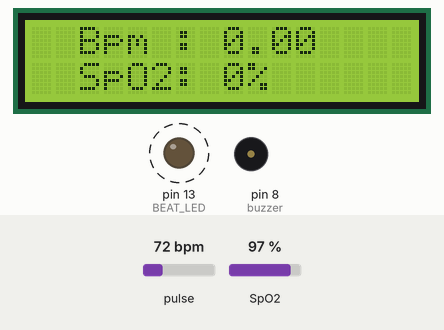
This sketch was run on a simulated Arduino Uno, built with avr-gcc and run on an emulated ATmega328P. Parts: 16×2 character LCD, output pins drawn as LEDs (lit = HIGH), buzzer (waves = sounding). Dashed ring = blinking. The inputs (shaded band) are chosen by the test bench; at power-on: pulse 72 bpm, SpO2 97 %. Pins used as bus, display or sensor lines are not drawn.

Above: at 2.2 s.
2.3 s: pulse set to 158 bpm
At 3.65 s:
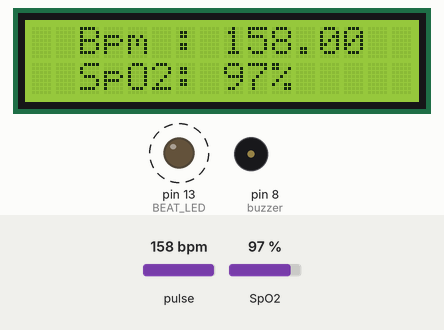
4.9 s: SpO2 set to 95 %
At 6.1 s:
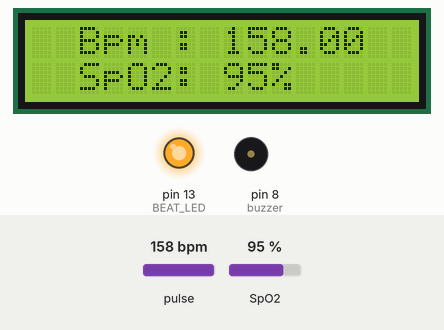
Timing chart, 0 to 13.9 s (numbered marks = the images above; inputs shaded):
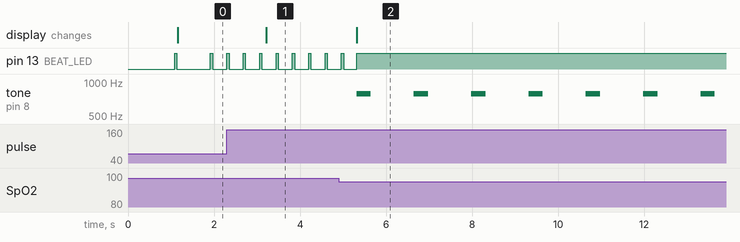

Measured:
- the behaviour switches between 97 and 96 % on SpO2 (found by bisection; images 1 and 2)
- after the input at 2.3 s, pin 13 (BEAT_LED): alternates HIGH for 0.05 s and LOW for 0.33 s, starting at once; the display: changes after 0.92 s (image 1)
- after the input at 4.9 s, pin 13 (BEAT_LED): goes on until 5.3 s, then stays HIGH; tone on pin 8 (buzzer): alternates 784 Hz for 0.33 s and silent for 1.0 s, starting after 0.41 s; the display: changes after 0.41 s (image 2)
- by itself, pin 13 (BEAT_LED): alternates HIGH for 0.05 s and LOW for 0.78 s

The sketch:

oximeter.ino
```cpp
#include <Wire.h>
#include "MAX30100_PulseOximeter.h"
#include <LiquidCrystal_I2C.h>
#define REPORTING_PERIOD_MS 1000  // 數據顯示間隔 (毫秒)
#define BEAT_LED 13  // 脈搏指示 LED 的腳位
PulseOximeter pox;
uint32_t tsLastReport = 0;
LiquidCrystal_I2C lcd(0x27, 16, 2);  // LCD I2C 位址和長寬


//蜂鳴器
const int buzzer = 8;

const int toneTable[7][5]={

    { 66, 131, 262, 523, 1046},  // C Do

    { 74, 147, 294, 587, 1175},  // D Re

    { 83, 165, 330, 659, 1318},  // E Mi

    { 88, 175, 349, 698, 1397},  // F Fa

    { 98, 196, 392, 784, 1568},  // G So

    {110, 220, 440, 880, 1760},  // A La

    {124, 247, 494, 988, 1976}   // B Si

};

char toneName[]="CDEFGAB";

char beeTone[]="GEEFDDCDEFGGGG";

int beeBeat[]={

    1,1,2, 1,1,2, 1,1,1,1,1,1,2,

    1,1,2, 1,1,2, 1,1,1,1,4,

    1,1,1,1,1,1,2, 1,1,1,1,1,1,2,

    1,1,2, 1,1,2, 1,1,1,1,4

};

int getTone(char symbol) {

    int toneNo = 0;

    for ( int ii=0; ii<7; ii++ ) {

        if ( toneName[ii]==symbol ) {

            toneNo = ii;

            break;

        }

    }

    return toneNo;

}

int resetPin = 4;  //設定reset腳位


void setup() {
  digitalWrite(resetPin, HIGH);
  pinMode(resetPin, OUTPUT);    //設定resetPin為輸出
  Serial.println("reset");//print reset to know the program has been reset and the setup function happened

  //pinMode(3,OUTPUT);//設定Pin3為輸出腳位 LDE燈
  pinMode(buzzer,OUTPUT);
  noTone(buzzer);


  pinMode(BEAT_LED, OUTPUT);
  digitalWrite(BEAT_LED, LOW);
  // 初始化 LCD
  lcd.init();
  lcd.backlight();
  lcd.clear();
  lcd.print("Arduino Oximeter");
  delay(1000);
  // 初始化 MAX30100, 若失敗就用無窮迴圈卡住
  if (!pox.begin()) {
    lcd.setCursor(0, 1);
    lcd.print("Failed to init!");
    while (true) {}
  }
  // 設定測到脈搏時要回呼的函式 (必須放在 setup 最後一行)
  pox.setOnBeatDetectedCallback(onBeatDetected);
}

void loop() {
  int ii, length, toneNo;
  int duration;
  length = sizeof(beeTone)-1;
  pox.update();  // 更新 MAX30100 讀數
  // 每隔指定的時間讀一次讀數, 並顯示在 LCD 上
  int a = 0;
  if (millis() - tsLastReport > REPORTING_PERIOD_MS) {
    float bpm = pox.getHeartRate();
    uint8_t spo2 = pox.getSpO2();
    lcd.clear();
    lcd.home();
    lcd.print("  Bpm : " + String(bpm));  // 顯示脈搏 bpm
    lcd.setCursor(0, 1);
    lcd.print("  SpO2: " + String(spo2) + "%");  // 顯示血氧濃度
    tsLastReport = millis();
    if ((int(spo2) < 97) && (int(spo2) != 0)){
      a = 1;
      }
  }
  if ( a == 1 ){
    digitalWrite(BEAT_LED, HIGH);
    for ( ii=0; ii<length; ii++ ) {
      toneNo = getTone(beeTone[00]);
      duration = beeBeat[00]*333;
      tone(buzzer,toneTable[toneNo][3]);
      delay(duration);
      noTone(buzzer);
      delay(1000);
      }
      digitalWrite(resetPin, LOW);
      }

}
void onBeatDetected() {
  // 點亮 LED 50 毫秒代表一次脈搏
  pinMode(BEAT_LED, OUTPUT);
  digitalWrite(BEAT_LED, HIGH);
  delay(50);
  digitalWrite(BEAT_LED, LOW);
}
```
